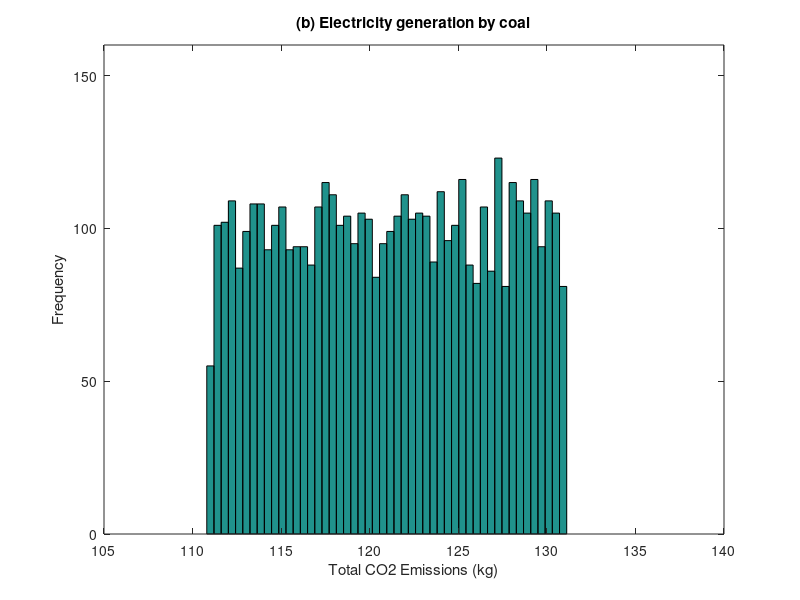

MATLAB code for this plot:
clear all; clc;
% Monte Carlo simulation for electricity generation by coal

% construct the A and B matrix 
A=[-5 50;10 0];
B=[12 1];

% obtain the dimensions of matrix A and B
[n,n]=size(A);
[m,n]=size(B);

% specify the uncertainty for matrix A and B
A_uncertainty=zeros(n,n);
B_uncertainty=zeros(m,n);
A_uncertainty(1,1)=0.2;
B_uncertainty=[1 0.2];

% perform Monte Carlo simulation
run_number=5000;
f=[0;100];
g=[];
G=[];
for i=1:run_number
A_rand=rand(n,n)*2-1;
A_range=A_uncertainty.*A_rand;
B_rand=rand(m,n)*2-1;
B_range=B_uncertainty.*B_rand;
A_value=A+A_range;
B_value=B+B_range;
g=B_value*inv(A_value)*f;
G=[G g];
end

% plot
hist(G(1,:),50)
axis([105 140 0 160]);
xlabel('Total CO2 Emissions (kg)');
ylabel('Frequency');
title('(b) Electricity generation by coal');